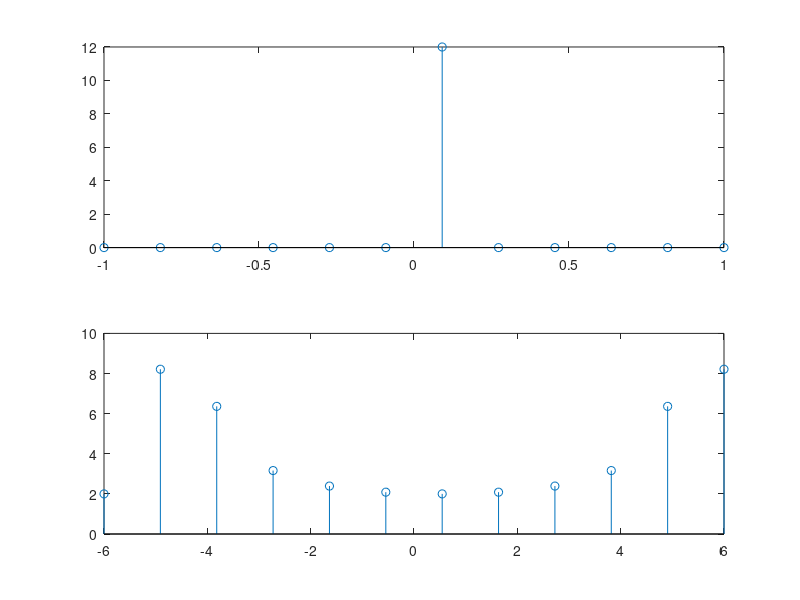
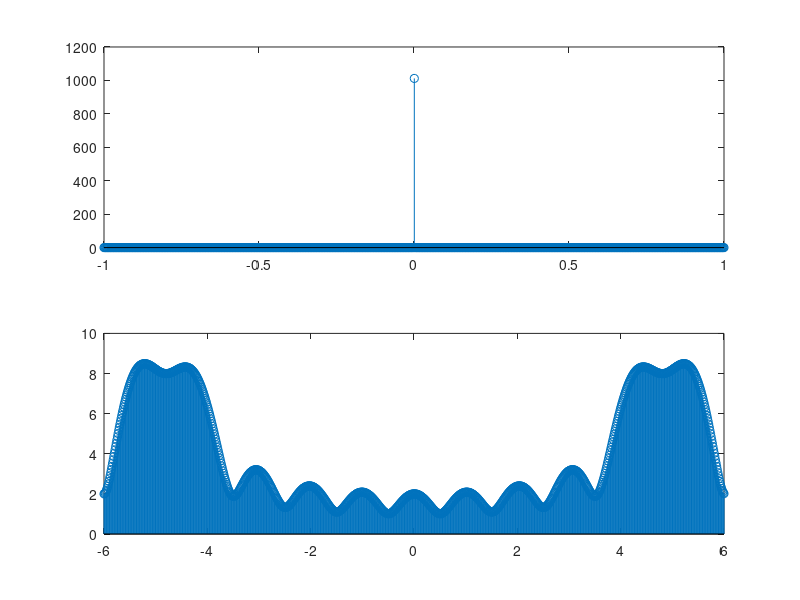

These figures' MATLAB source, in order:
clc;clear;close all;
% zero pad resolution example

N = 1024;     % fft size
fs = 12;    % sps
Ts = 1/fs;  % sample period
t_end = 1;  % 1 second duration
t = 0:Ts:t_end-Ts;

fc1 = 5;
fc2 = 5.5;
fc3 = 4.5;
x = cos(2*pi*t*fc1) + cos(2*pi*t*fc2) + cos(2*pi*t*fc3);


%% signal length = window size
M = length(x);   %% window length
w = rectwin(M);

W = fft(w);
k = linspace(-pi,pi,length(W));
figure;subplot(211)
stem(k/pi,fftshift(W))

X = fft(x);
f = linspace(-fs/2,fs/2,length(X));
subplot(212);stem(f,fftshift(abs(X)))

%% zero-padded slightly
numZeros = 1e3;
M = length(x) + numZeros;   %% window length
x = [x zeros(1,numZeros)];
w = rectwin(M);

W = fft(w);
k = linspace(-pi,pi,length(W));
figure;subplot(211)
stem(k/pi,fftshift(abs(W)))

X = fft(x);
f = linspace(-fs/2,fs/2,length(X));
subplot(212);stem(f,fftshift(abs(X)))

